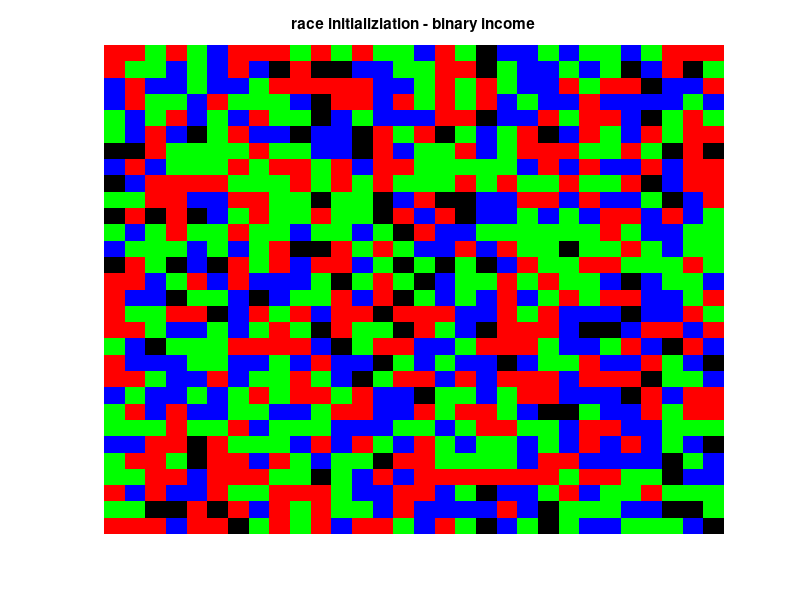
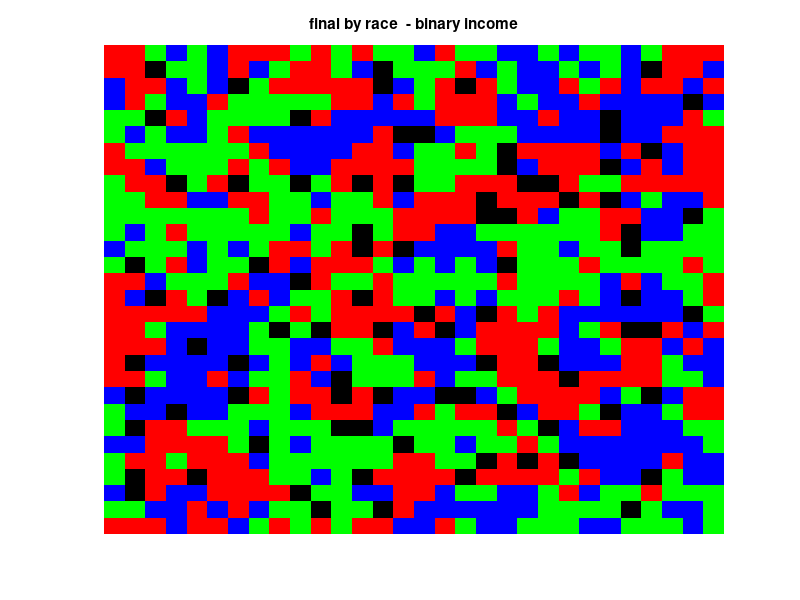
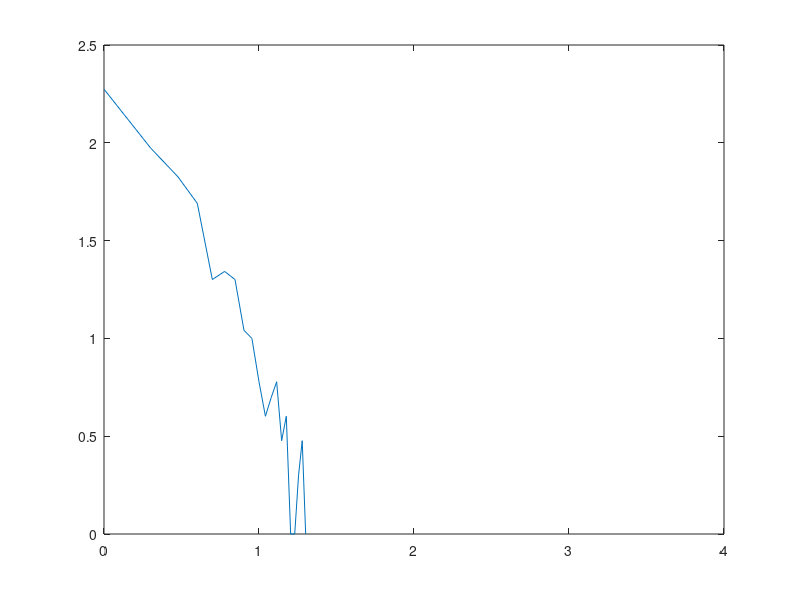

Reproduce these figures in MATLAB, in order.
% SYDE 332
% Racial Segregation Model Attempt

% size of grid
n = 30;

% proportion of vacancies
vacanicies_proportion = 0.1;

% number of races
T = 3;

% number of economic brackets
E = 2;

% colors
map = [0 0 0; 1 0 0; 0 1 0; 0 0 1];

% racial dispreference parameter
% minimum fraction of friends that I need to be satisfied
F = 4/8;

max_iterations = 10000;

% initialize
z = zeros(n,n,3);

for i=1:n
    for j=1:n
        if rand > vacanicies_proportion
            z(i,j,1) = randi(T);
            z(i,j,2) = randi(E);
        end
    end
end

[row,col] = find(z(:,:,1)==0);
pos_vacancies = [row col];

figure,
imagesc(z(:,:,1));
colormap(map);
title('race initializiation - binary income');
axis('off');

% figure,
% imagesc(z(:,:,2));
% colormap(map);
% title('economics initializiation');
% axis('off');

number_of_moves = zeros(1,max_iterations);

%% run simulation
total_neighbours = 8;

for k=1:max_iterations
    x = randperm(n);
    for i=x
        y = randperm(n);
        for j=y
            if z(i,j)~=0
                not_like_me = 0;

                if i~=1 && z(i-1,j) ~= z(i,j) && z(i-1,j) ~=0
                    not_like_me = not_like_me +1;
                end
                if i~=n && z(i+1,j) ~= z(i,j) && z(i+1,j) ~=0
                    not_like_me = not_like_me +1;
                end
                if j~=1 && z(i,j-1) ~= z(i,j) && z(i,j-1) ~=0
                    not_like_me = not_like_me +1;
                end
                if j~=n && z(i,j+1) ~= z(i,j) && z(i,j+1) ~=0
                    not_like_me = not_like_me +1;
                end
                if i~=1 && j~=1 && z(i-1,j-1) ~= z(i,j) && z(i-1,j-1) ~= 0
                    not_like_me = not_like_me +1;
                end
                if i~=1 && j~=n && z(i-1,j+1) ~= z(i,j) && z(i-1,j+1) ~= 0
                    not_like_me = not_like_me +1;
                end
                if i~=n && j~=1 && z(i+1,j-1) ~= z(i,j) && z(i+1,j-1) ~= 0
                    not_like_me = not_like_me +1;
                end
                if i~=n && j~=n && z(i+1,j+1) ~= z(i,j) && z(i+1,j+1) ~= 0
                    not_like_me = not_like_me +1;
                end
                
                friends = total_neighbours - not_like_me;
                
                % can I want to move because of race and I can move!
                if friends/total_neighbours < F && z(i,j,2) == 2

%                     new_x = randi(n);
%                     new_y = randi(n);
%                     while z(new_x,new_y,1) ~= 0
%                         new_x = randi(n);
%                         new_y = randi(n);
%                     end
% 
%                     z(new_x,new_y,1) = z(i,j,1);
%                     z(new_x,new_y,2) = z(i,j,2);
%                     z(i,j,1) = 0;
%                     z(i,j,2) = 0;
%                     number_of_moves(k) = number_of_moves(k) + 1;
                    
                    idx = randperm(length(pos_vacancies));
                    
                    p = 1;
                    
                    new_x = pos_vacancies(idx(p),1);
                    new_y = pos_vacancies(idx(p),2);

                    z(new_x,new_y) = z(i,j);
                    z(i,j) = 0;
                    number_of_moves(k) = number_of_moves(k) + 1;
                    pos_vacancies(idx(p),1) = i;
                    pos_vacancies(idx(p),2) = j;

                end
            end
%             imagesc(z);
%             colormap(map);
%             axis('off');
%             pause(0.0001);

        end
    end
    if number_of_moves(k) == 0
        disp('number of iterations to convergence: ')
        disp(k);
        disp('total number of moves to convergence: ')
        disp(sum(number_of_moves))
        break;
    end
end

figure,
imagesc(z(:,:,1));
colormap(map);
axis('off');
title('final by race  - binary income');

% figure,
% imagesc(z(:,:,2));
% colormap(map);
% axis('off');
% title('final by economics');

%% plot number of moves
iterant = 1:max_iterations;
figure,
plot(log10(iterant), log10(number_of_moves));
